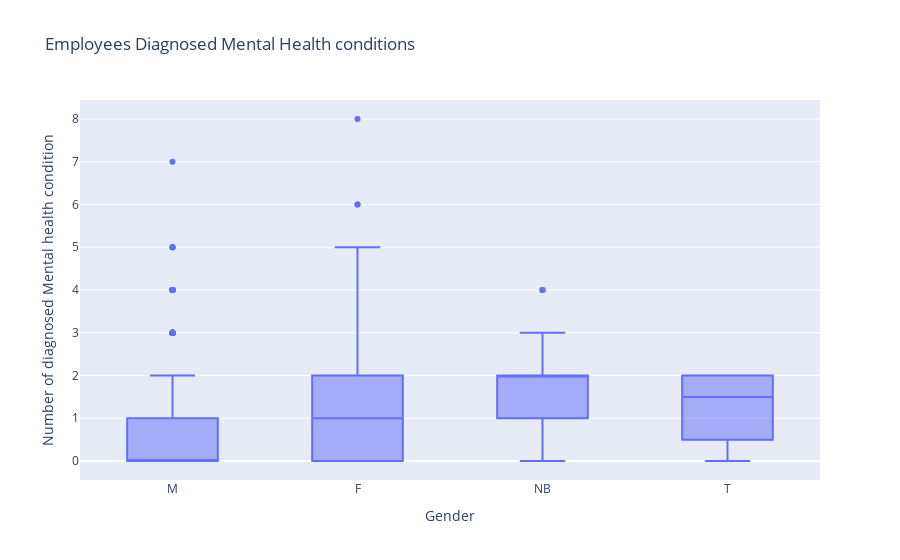

Notebook source saved alongside this figure:
### Code cell
fig = px.box(an, x="Gender", y='Number of diagnosed Mental health condition', title= 'Employees Diagnosed Mental Health conditions')
 
fig.show()

### Figure 1 — Plotly figure (JSON) as saved in the notebook; plotly's stock layout.template omitted (floating-point values rounded to 4 significant figures; data arrays with more than 128 entries replaced by an {"elided": "..."} marker saying what was removed)
{"data": [{"alignmentgroup": "True", "hovertemplate": "Gender=%{x}<br>Number of diagnosed Mental health condition=%{y}<extra></extra>", "legendgroup": "", "marker": {"color": "#636efa"}, "name": "", "notched": false, "offsetgroup": "", "orientation": "v", "showlegend": false, "type": "box", "x": {"elided": "1433 str values"}, "x0": " ", "xaxis": "x", "y": {"elided": "1433 int values"}, "y0": " ", "yaxis": "y"}], "layout": {"boxmode": "group", "legend": {"tracegroupgap": 0}, "title": {"text": "Employees Diagnosed Mental Health conditions"}, "xaxis": {"anchor": "y", "domain": [0, 1], "title": {"text": "Gender"}}, "yaxis": {"anchor": "x", "domain": [0, 1], "title": {"text": "Number of diagnosed Mental health condition"}}}}
